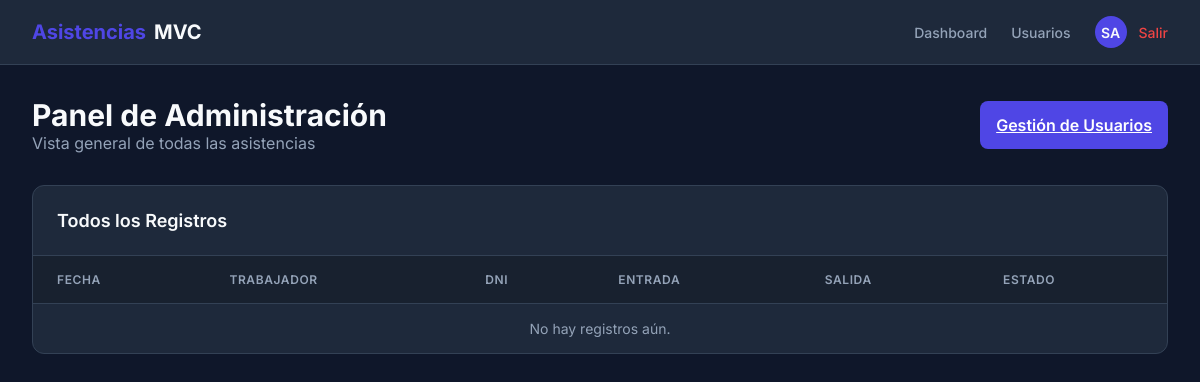
The app's page /admin/dashboard (signed in), older data.
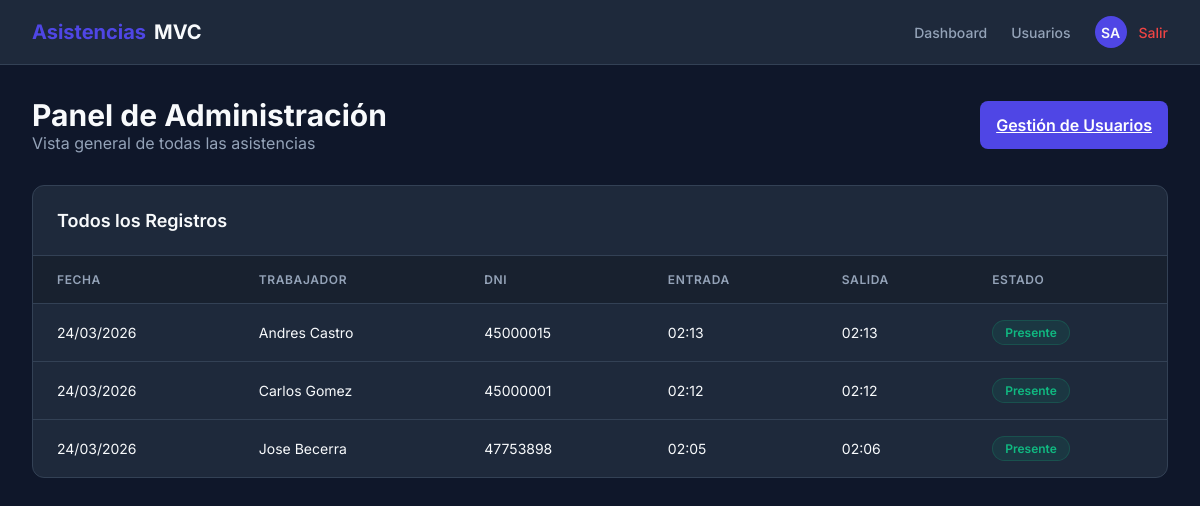
The same page, newer data.
### tables this page shows
CREATE TABLE `attendances` (
  `id` int(11) NOT NULL,
  `user_id` int(11) NOT NULL,
  `date` date NOT NULL,
  `clock_in` time DEFAULT NULL,
  `clock_out` time DEFAULT NULL,
  `status` enum('present','late','absent') DEFAULT 'present',
  `created_at` timestamp NOT NULL DEFAULT current_timestamp(),
  `updated_at` timestamp NOT NULL DEFAULT current_timestamp() ON UPDATE current_timestamp()
);

CREATE TABLE `users` (
  `id` int(11) NOT NULL,
  `role_id` int(11) NOT NULL,
  `dni` varchar(20) NOT NULL,
  `first_name` varchar(100) NOT NULL,
  `last_name` varchar(100) NOT NULL,
  `email` varchar(100) NOT NULL,
  `password` varchar(255) NOT NULL,
  `created_at` timestamp NOT NULL DEFAULT current_timestamp(),
  `updated_at` timestamp NOT NULL DEFAULT current_timestamp() ON UPDATE current_timestamp()
);

### system/bootstrap.php (called while the page is built, shortened)
<?php
spl_autoload_register(function ($class) {
    $prefix = '';
    $base_dir = '';
    if (strpos($class, 'App\\') === 0) {
        $prefix = 'App\\';
        $base_dir = APPPATH;
    } elseif (strpos($class, 'System\\') === 0) {
        $prefix = 'System\\';
        $base_dir = SYSTEMPATH;
    }
    if ($prefix !== '') {
        $len = strlen($prefix);
        $relative_class = substr($class, $len);
        $file = $base_dir . str_replace('\\', '/', $relative_class) . '.php';
    }
});
$router = new \System\Router\Router();
$url = isset($_GET['url']) ? rtrim($_GET['url'], '/') : '/';
$router->dispatch($url);

### app/Controllers/Admin.php (called while the page is built, shortened)
<?php
class Admin extends Controller {
    public function dashboard() {
        $model = new Attendance();
        $attendances = $model->getAllAttendances();
        $this->view('admin/dashboard', [
            'attendances' => $attendances
        ]);
    }
}

### public/index.php (called while the page is built, shortened)
<?php
require_once SYSTEMPATH . 'bootstrap.php';

### system/Core/Model.php (called while the page is built, shortened)
<?php
class Model {
    public function __construct() {
        $config = new Database();
        try {
            $dsn = "mysql:host={$config->host};dbname={$config->dbname};charset=utf8mb4";
            $this->db = new PDO($dsn, $config->username, $config->password, [
                PDO::ATTR_ERRMODE => PDO::ERRMODE_EXCEPTION,
                PDO::ATTR_DEFAULT_FETCH_MODE => PDO::FETCH_ASSOC,
                PDO::ATTR_EMULATE_PREPARES => false,
            ]);
        } catch (PDOException $e) {
            die("Database connection failed: " . $e->getMessage());
        }
    }
}

### app/Models/Attendance.php (called while the page is built, shortened)
<?php
class Attendance extends Model {
    public function getAllAttendances() {
        $stmt = $this->db->query("
            SELECT a.*, u.first_name, u.last_name, u.dni
            FROM attendances a
            JOIN users u ON a.user_id = u.id
            ORDER BY a.date DESC, a.clock_in DESC
        ");
        return $stmt->fetchAll();
    }
}

### app/Views/admin/dashboard.php (the view, shortened to what this page needs)
<!DOCTYPE html>
<html lang="es">
<head>
    <link rel="stylesheet" href="<?= BASE_URL ?>public/css/style.css">
</head>
<body>
    <?php include APPPATH . 'Views/partials/navbar.php'; ?>
    <div class="container">
        <div class="page-header">
            <div>
                <h1 class="page-title">Panel de Administración</h1>
                <p style="color: var(--text-muted);">Vista general de todas las asistencias</p>
            </div>
            <a href="<?= BASE_URL ?>admin/users" class="btn btn-primary" style="width: auto;">Gestión de Usuarios</a>
        </div>
        <div class="table-container">
            <div class="card-header">
                <h3>Todos los Registros</h3>
            </div>
            <table>
                <thead>
                    <tr>
                        <th>Fecha</th>
                        <th>Trabajador</th>
                        <th>DNI</th>
                        <th>Entrada</th>
                        <th>Salida</th>
                        <th>Estado</th>
                    </tr>
                </thead>
                <tbody>
                    <?php foreach ($attendances as $record): ?>
                    <tr>
                        <td><?= date('d/m/Y', strtotime($record['date'])) ?></td>
                        <td><?= htmlspecialchars($record['first_name'] . ' ' . $record['last_name']) ?></td>
                        <td><?= htmlspecialchars($record['dni']) ?></td>
                        <td><?= $record['clock_in'] ? date('H:i', strtotime($record['clock_in'])) : '--:--' ?></td>
                        <td><?= $record['clock_out'] ? date('H:i', strtotime($record['clock_out'])) : '--:--' ?></td>
                        <td>
                            <?php if ($record['status'] == 'present'): ?>
                                <span class="badge badge-success">Presente</span>
                            <?php elseif ($record['status'] == 'late'): ?>
                                <span class="badge badge-warning">Tarde</span>
                            <?php else: ?>
                                <span class="badge badge-danger">Ausente</span>
                            <?php endif; ?>
                        </td>
                    </tr>
                    <?php endforeach; ?>
                    <?php if (empty($attendances)): ?>
                    <tr>
                        <td colspan="6" style="text-align: center; color: var(--text-muted);">No hay registros aún.</td>
                    </tr>
                    <?php endif; ?>
                </tbody>
            </table>
        </div>
    </div>
    <?php include APPPATH . 'Views/partials/footer.php'; ?>

### system/Router/Router.php (shortened to what this page needs)
<?php
class Router {
    private $routes = [];
    public function add($route, $params) {
        $this->routes[$route] = $params;
    }
    public function dispatch($url) {
        foreach ($this->routes as $route => $params) {
            $routePattern = preg_replace('/\//', '\\/', $route);
            $routePattern = preg_replace('/\{([a-z]+)\}/', '(?P<\1>[a-z0-9-]+)', $routePattern);
            $routePattern = '/^' . $routePattern . '$/i';
            if (preg_match($routePattern, $url, $matches)) {
                $controller = "App\\Controllers\\" . $params['controller'];
                $method = $params['method'];
                if (class_exists($controller)) {
                    $controller_object = new $controller();
                    if (is_callable([$controller_object, $method])) {
                        $args = [];
                        call_user_func_array([$controller_object, $method], $args);
                    } else {
                        echo "Method $method not found in controller $controller";
                    }
                } else {
                    echo "Controller class $controller not found";
                }
                break;
            }
        }
    }
}

### system/Core/Controller.php (shortened to what this page needs)
<?php
class Controller {
    protected function view($view, $data = []) {
        extract($data);
        $file = APPPATH . 'Views/' . $view . '.php';
        if (file_exists($file)) {
            require $file;
        } else {
            die("View does not exist: $view");
        }
    }
}

### app/Views/partials/navbar.php
<nav class="navbar">
    <a href="<?= BASE_URL ?>" class="navbar-brand">
        <span>Asistencias</span>MVC
    </a>
    <div class="navbar-nav">
        <?php if ($_SESSION['role_id'] == 1): ?>
            <a href="<?= BASE_URL ?>admin/dashboard" class="nav-link">Dashboard</a>
            <a href="<?= BASE_URL ?>admin/users" class="nav-link">Usuarios</a>
        <?php else: ?>
            <a href="<?= BASE_URL ?>worker/dashboard" class="nav-link">Mi Asistencia</a>
        <?php endif; ?>
        <div class="user-profile">
            <div class="avatar" title="<?= htmlspecialchars($_SESSION['first_name'] . ' ' . $_SESSION['last_name']) ?>">
                <?= strtoupper(substr($_SESSION['first_name'], 0, 1) . substr($_SESSION['last_name'], 0, 1)) ?>
            </div>
            <a href="<?= BASE_URL ?>logout" class="nav-link" style="color: var(--danger);">Salir</a>
        </div>
    </div>
</nav>

### app/Views/partials/footer.php
</body>
</html>

### public/css/style.css (style rules this page uses)
:root { --primary: #4f46e5; --primary-hover: #4338ca; --bg-dark: #0f172a; --bg-card: #1e293b; --text-main: #f8fafc; --text-muted: #94a3b8; --success: #10b981; --danger: #ef4444; --border: #334155; }
* { margin: 0; padding: 0; box-sizing: border-box; font-family: 'Inter', system-ui, -apple-system, sans-serif; }
body { background-color: var(--bg-dark); color: var(--text-main); display: flex; flex-direction: column; min-height: 100vh; }
.btn { display: inline-block; width: 100%; padding: 0.875rem 1rem; border-radius: 8px; font-weight: 600; text-align: center; cursor: pointer; transition: all 0.3s ease; border: none; font-size: 1rem; }
.btn-primary { background-color: var(--primary); color: white; }
.navbar { background-color: var(--bg-card); padding: 1rem 2rem; display: flex; justify-content: space-between; align-items: center; border-bottom: 1px solid var(--border); }
.navbar-brand { font-size: 1.25rem; font-weight: 700; color: var(--text-main); text-decoration: none; display: flex; align-items: center; gap: 0.5rem; }
.navbar-brand span { color: var(--primary); }
.navbar-nav { display: flex; gap: 1.5rem; align-items: center; }
.nav-link { color: var(--text-muted); text-decoration: none; transition: color 0.3s; font-size: 0.875rem; font-weight: 500; }
.user-profile { display: flex; align-items: center; gap: 0.75rem; }
.avatar { width: 32px; height: 32px; background-color: var(--primary); border-radius: 50%; display: flex; align-items: center; justify-content: center; font-weight: 600; font-size: 0.875rem; }
.container { max-width: 1200px; margin: 0 auto; padding: 2rem; width: 100%; }
.page-header { display: flex; justify-content: space-between; align-items: center; margin-bottom: 2rem; }
.page-title { font-size: 1.875rem; font-weight: 700; }
.table-container { width: 100%; overflow-x: auto; background-color: var(--bg-card); border-radius: 12px; border: 1px solid var(--border); }
table { width: 100%; border-collapse: collapse; }
th, td { padding: 1rem 1.5rem; text-align: left; border-bottom: 1px solid var(--border); }
th { background-color: rgba(0, 0, 0, 0.2); font-size: 0.75rem; text-transform: uppercase; letter-spacing: 0.05em; color: var(--text-muted); font-weight: 600; }
td { font-size: 0.875rem; }
tr:last-child td { border-bottom: none; }
.badge { padding: 0.25rem 0.75rem; border-radius: 9999px; font-size: 0.75rem; font-weight: 600; display: inline-block; }
.badge-success { background: rgba(16, 185, 129, 0.1); color: var(--success); border: 1px solid rgba(16, 185, 129, 0.2); }
.card-header { padding: 1.5rem; border-bottom: 1px solid var(--border); display: flex; justify-content: space-between; align-items: center; }
.card-header h3 { font-size: 1.125rem; font-weight: 600; }

Row changes from the older to the newer data that the page shows:
added attendances: date "24/03/2026", user.last_name "Andres Castro", user.dni "45000015", clock_in "02:13", clock_out "02:13", status "Presente"
added attendances: date "24/03/2026", user.last_name "Carlos Gomez", user.dni "45000001", clock_in "02:12", clock_out "02:12", status "Presente"
added attendances: date "24/03/2026", user.last_name "Jose Becerra", user.dni "47753898", clock_in "02:05", clock_out "02:06", status "Presente"
Text that changed along with them:
list line gone: "No hay registros aún."
